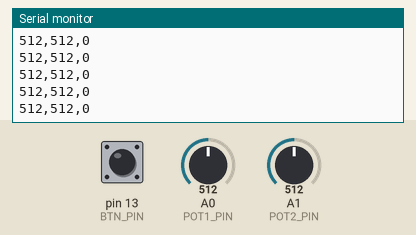
The sketch below on a simulated Arduino Uno, built with avr-gcc and run on an emulated ATmega328P. On the bench: the last lines printed to the serial monitor. Inputs (shaded band) come from the test bench; at power-on: A0 (POT1_PIN) = 512, A1 (POT2_PIN) = 512, pin 13 (BTN_PIN) LOW.

Above: at 1.2 s.
1.3 s: A0 (POT1_PIN) set to 716
At 1.31 s:
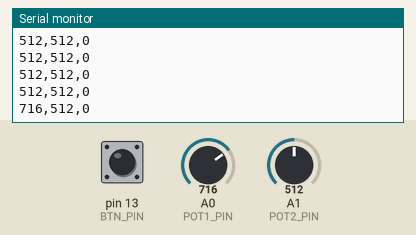
2.8 s: A1 (POT2_PIN) set to 716
At 2.82 s:
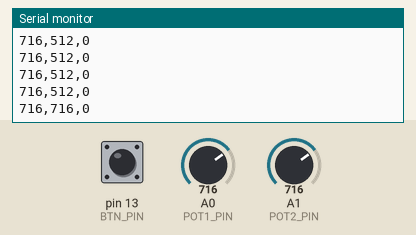
4.3 s: pin 13 (BTN_PIN) pulled HIGH for 0.15 s
At 4.33 s:
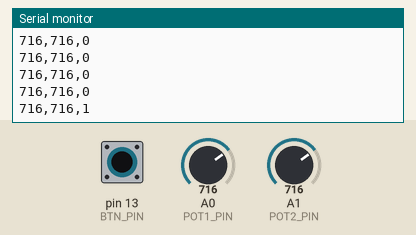
5.9 s: A0 (POT1_PIN) set to 900
At 5.94 s:
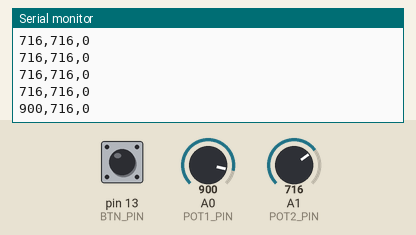
7.4 s: pin 13 (BTN_PIN) pulled HIGH for 1 s
At 7.45 s:
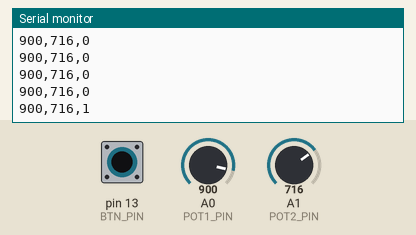
9.9 s: A1 (POT2_PIN) set to 900
At 9.97 s:
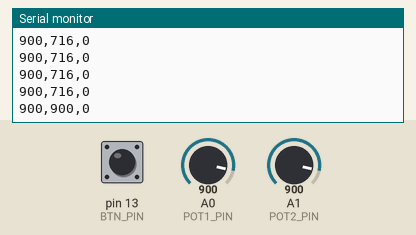
Timing chart, 0 to 12.4 s (numbered marks = the images above; inputs shaded):
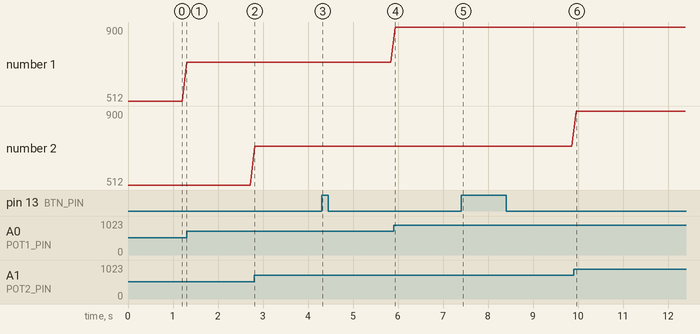

The sketch:

Ard_sketch_1205.ino
```cpp
#define POT1_PIN A0
#define POT2_PIN A1
#define BTN_PIN 13

void setup() {
  pinMode(POT1_PIN, INPUT);
  pinMode(POT2_PIN, INPUT);
  pinMode(BTN_PIN, INPUT);

  Serial.begin(115200);

}

void loop() {
  // put your main code here, to run repeatedly:
  Serial.print(analogRead(POT1_PIN));
  Serial.print(',');
  Serial.print(analogRead(POT2_PIN));
  Serial.print(',');
  Serial.println(digitalRead(BTN_PIN));
  delay(100);

}
```

Measured:
- after the input at 1.3 s, the serial monitor: prints a new line at once (image 1)
- after the input at 2.8 s, the serial monitor: prints a new line at once (image 2)
- after the input at 4.3 s, the serial monitor: prints a new line at once (image 3)
- after the input at 5.9 s, the serial monitor: prints a new line at once (image 4)
- after the input at 7.4 s, the serial monitor: prints a new line after 0.05 s (image 5)
- after the input at 9.9 s, the serial monitor: prints a new line after 0.06 s (image 6)
- plotted number 1: 512 → 716 after the input at 1.3 s, 716 → 900 after the input at 5.9 s
